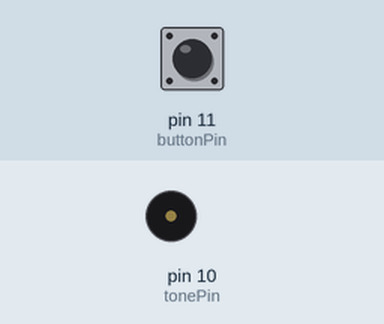
The sketch below on a simulated Arduino Uno, built with avr-gcc and run on an emulated ATmega328P. On the bench: buzzer (waves = sounding). The inputs (shaded band) are chosen by the test bench; at power-on: pin 11 (buttonPin) HIGH.

Above: at 1.2 s.
1.3 s: pin 11 (buttonPin) pulled LOW for 0.15 s
At 1.9 s:
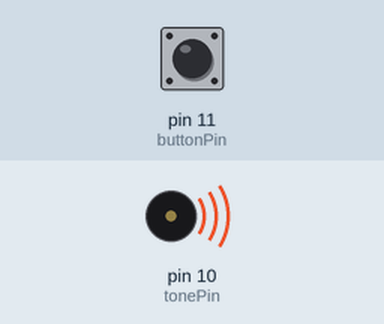
Timing chart, 0 to 4.3 s (numbered marks = the images above; inputs shaded):
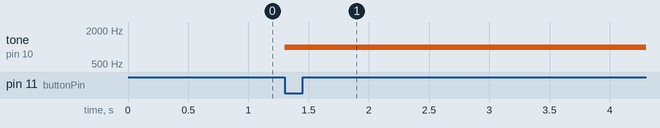

The sketch:

Tones.ino
```cpp
#include "Tones.h"

Tones csPlus(10, 1000, true);
int buttonPin = 11;

void setup() {
  Serial.begin(9600);
  pinMode(buttonPin, INPUT);
  const int tonePin = 10;
  digitalWrite(tonePin, LOW);
}

void loop() {
  if (digitalRead(buttonPin) == LOW) {
    tone(10, 1000);
  }
}
```

TimerControl.cpp
```cpp
/**
 * @brief  TimerControl class implementation
 * @date 10/13/2023
 * @author Gergely Turi
*/
#include "TimerControl.h"

TimerControl::TimerControl(int pin, int mode)
{
}
```

TimerControl.h
```cpp
/**
 * @brief TimerControl class for setting timeouts and time-on durations.
 *
 * @file TimerControl.h
 * @date 10/13/2023
 * @author Gergely Turi
 * This is a simple class which allows the user to set a timeout or
 * time-on duration for a given pin.
 * The implementation is in TimerControl.cpp
 *
*/

#ifndef TimerControl_h
#define TimerControl_h

#include "Arduino.h"

class TimerControl {
public:
  TimerControl(int pin, int mode);

  void timeOut(unsigned long duration) {
    unsigned long endTime = millis() + duration;
    while (millis() < endTime) {
      digitalWrite(pin, LOW);
    }
  }

  void timeOn(unsigned long duration) {
    unsigned long endTime = millis() + duration;
    while (millis() < endTime) {
      digitalWrite(pin, HIGH);
    }
  }

private:
  int pin;
};

#endif
```

Tones.cpp
```cpp
#include "Arduino.h"
#include "Tones.h"

Tones::Tones(int pin, int frequency, bool isCont) {
    pinMode(pin, OUTPUT);
    previousMillis = 0;
    dutyCycle = 75;
    halfPeriod = (1000 / frequency)*(dutyCycle/100.0);
    isHigh = false;
    Serial.print("Created Tone ");
    Serial.println(pin);
}

void Tones::play() {
    if (isCont) {
        Serial.println("isCont");
        tone(pin, frequency); // this is the standard Arduino tone function
    } else {
        Serial.println("!isCont");
        int value = digitalRead(pin);
        unsigned long currentMillis = millis();
        if (currentMillis - previousMillis >= halfPeriod) {
        previousMillis = currentMillis;
        if (isHigh) {
        Serial.println("pin state isHigh: " +String(value));
        digitalWrite(pin, LOW);

        isHigh = false;
        } else {
        Serial.println("pin state isLow: " +String(value));
        digitalWrite(pin, HIGH);
        isHigh = true;
        }
  }
}
}
// Compare this snippet from Software/IndividualComponentTestingSketches/tone/tone.cpp:

// Sine wave modulation works

//
//         const int amplitude = 127;
//         unsigned long currentTime = millis();
//         int sineValue = static_cast<int>(amplitude * sin(2 * PI * frequency * currentTime / 1000));
//         int pwmValue = map(sineValue, -amplitude, amplitude, 0, 255);

//         analogWrite(pin, pwmValue);
```

Tones.h
```cpp
#ifndef Tones_h
#define Tones_h

#include "Arduino.h"

class Tones {
public:
  Tones(int pin, int frequency, bool isCont);

  void play();

private:
  int pin;
  int frequency;
  bool isCont;
  bool isHigh;
  unsigned long previousMillis;
  unsigned long halfPeriod;
  float dutyCycle;
};

#endif
```

Measured:
- after the input at 1.3 s, tone on pin 10 (tonePin): silent → 1000 Hz at once
